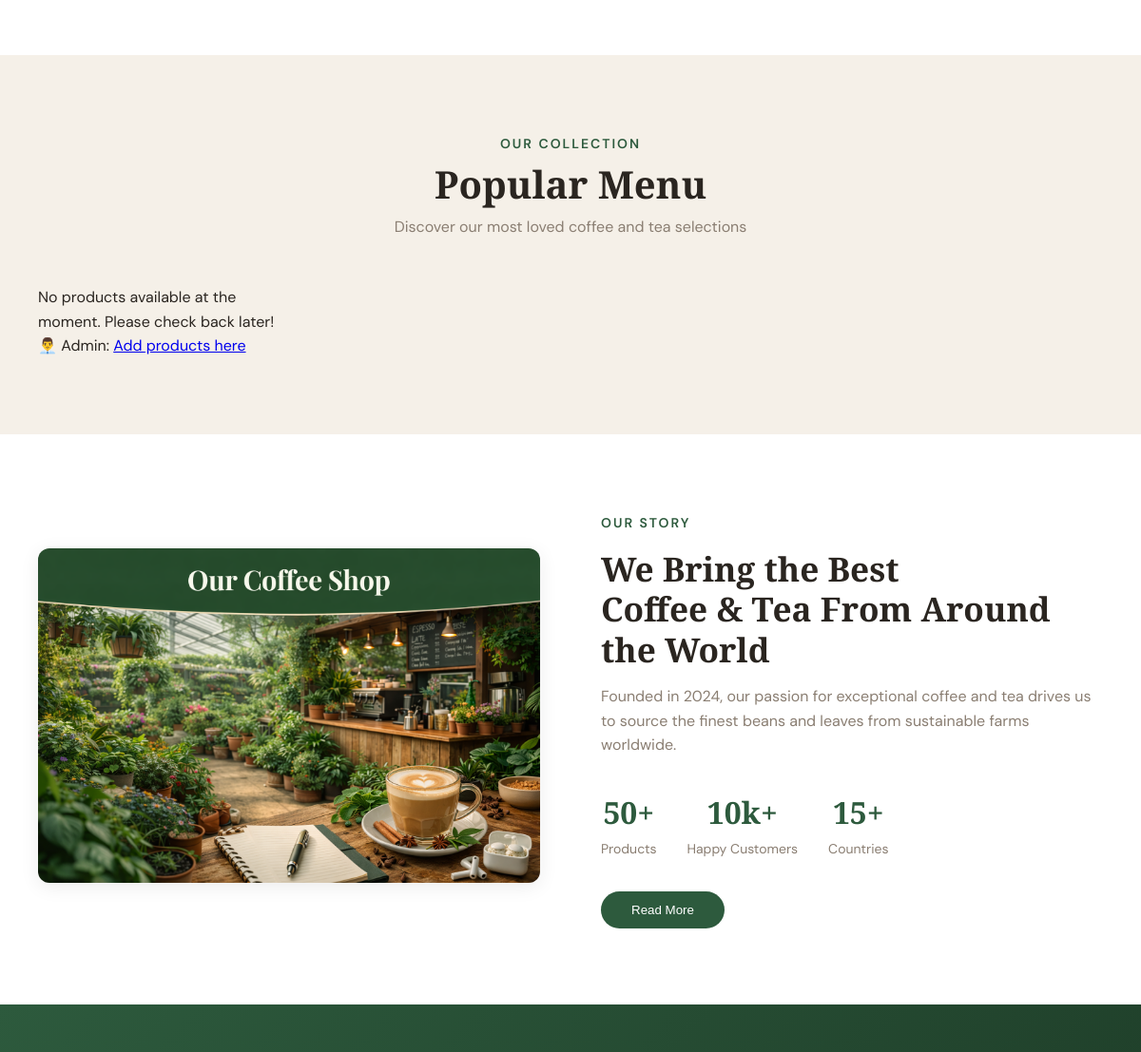
The app's page / (middle part), older data.
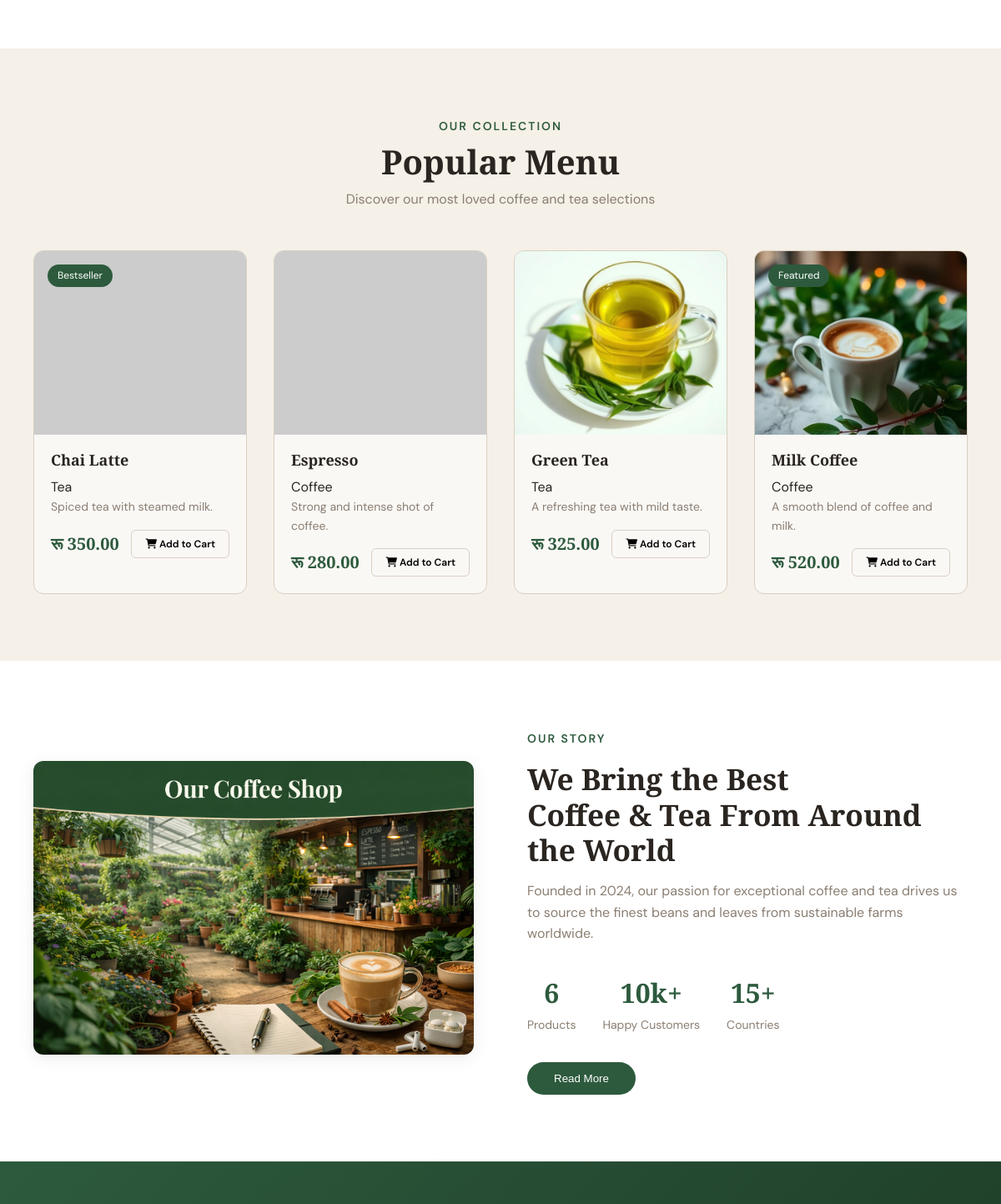
The same page, newer data.
### apps/products/models.py (models this page shows, shortened)
class Product(models.Model):
    category = models.ForeignKey(Category, on_delete=models.CASCADE, related_name='products', null=True, blank=True)
    name = models.CharField(max_length=200)
    slug = models.SlugField(unique=True, blank=True)
    description = models.TextField()
    price = models.DecimalField(max_digits=10, decimal_places=2)
    image = models.ImageField(upload_to='products/', blank=True, null=True)
    is_available = models.BooleanField(default=True)
    featured = models.BooleanField(default=False)
    created_at = models.DateTimeField(auto_now_add=True)
    updated_at = models.DateTimeField(auto_now=True)
    class Meta:
        ordering = ['-created_at']

class Category(models.Model):
    name = models.CharField(max_length=100)
    slug = models.SlugField(unique=True, blank=True)
    description = models.TextField(blank=True)
    image = models.ImageField(upload_to='categories/', blank=True, null=True)
    created_at = models.DateTimeField(auto_now_add=True)
    class Meta:
        verbose_name_plural = 'Categories'
        ordering = ['name']

### cafe_shop/urls.py (the view)
# urls.py: path('', home_page, name='home'),
def home_page(request):
    products = Product.objects.filter(is_available=True)[:4]
    total_products = Product.objects.filter(is_available=True).count()
    return render(request, 'index.html', {
        'products': products,
        'total_products': total_products
    })

### apps/cart/context_processors.py (called while the page is built)
def get_cart(request):
    if request.user.is_authenticated:
        cart, created = Cart.objects.get_or_create(user=request.user)
    else:
        if not request.session.session_key:
            request.session.create()
        cart, created = Cart.objects.get_or_create(session_key=request.session.session_key)
    return cart

def cart_count(request):
    try:
        cart = get_cart(request)
        return {'cart_total_items': cart.get_total_items()}
    except:
        return {'cart_total_items': 0}

### apps/cart/models.py (called while the page is built)
    def get_total_items(self):
        return sum(item.quantity for item in self.items.all())

### templates/index.html (shortened to what this page needs)
{% extends 'base.html' %}
{% load static %}
{% block content %}
<section class="features">
</section>
<section class="menu" id="menuSection">
  <div class="container">
    <div class="section-header">
      <span class="section-subtitle">Our Collection</span>
      <h2>Popular Menu</h2>
      <p>Discover our most loved coffee and tea selections</p>
    </div>
    <div class="menu-grid">
      {% for product in products %}
      <div class="product-card">
        <div class="product-image">
          {% if product.image %}
            <img src="{{ product.image.url }}" alt="{{ product.name }}">
          {% else %}
            <img src="{% static 'images/placeholder.jpg' %}" alt="{{ product.name }}" onerror="this.src='https://placehold.co/400x300/2d5a3d/white?text={{ product.name|urlencode }}'">
          {% endif %}
          {% if product.featured %}
            <span class="product-badge">Featured</span>
          {% elif forloop.counter == 1 %}
            <span class="product-badge">Bestseller</span>
          {% endif %}
        </div>
        <div class="product-card-body">
          <h3>{{ product.name }}</h3>
          {% if product.category %}
            <span class="category-label">{{ product.category.name }}</span>
          {% endif %}
          <p class="desc">{{ product.description|truncatewords:15 }}</p>
          <div class="product-footer">
            <span class="price">रू {{ product.price|floatformat:2 }}</span>
            <button class="add-to-cart"
                    data-product-id="{{ product.id }}"
                    data-product-name="{{ product.name }}">
              <i class="fas fa-shopping-cart"></i> Add to Cart
            </button>
          </div>
        </div>
      </div>
      {% empty %}
      <div class="no-products-message">
        <p>No products available at the moment. Please check back later!</p>
        <p>👨‍💼 Admin: <a href="/admin/products/product/add/">Add products here</a></p>
      </div>
      {% endfor %}
    </div>
  </div>
</section>
<section class="about-section" id="aboutSection">
  <div class="container">
    <div class="about-grid">
      <div class="about-image">
        <img src="{% static 'images/shop.png' %}" alt="About Us" onerror="this.src='https://placehold.co/500x400/2d5a3d/white?text=Our+Coffee+Shop'">
      </div>
      <div class="about-content">
        <span class="section-subtitle">Our Story</span>
        <h2>We Bring the Best<br>Coffee & Tea From Around the World</h2>
        <p>Founded in 2024, our passion for exceptional coffee and tea drives us to source the finest beans and leaves from sustainable farms worldwide.</p>
        <div class="about-stats">
          <div class="stat">
            <span class="stat-number">{{ total_products|default:"50+" }}</span>
            <span class="stat-label">Products</span>
          </div>
          <div class="stat">
            <span class="stat-number">10k+</span>
            <span class="stat-label">Happy Customers</span>
          </div>
          <div class="stat">
            <span class="stat-number">15+</span>
            <span class="stat-label">Countries</span>
          </div>
        </div>
        <button class="about-btn">Read More</button>
      </div>
    </div>
  </div>
</section>
<section class="newsletter">
</section>
{% endblock %}

### templates/base.html (shortened to what this page needs)
{% load static %}
<!DOCTYPE html>
<html lang="en">
<head>
  <link rel="stylesheet" href="{% static 'css/styles.css' %}" />
  <link rel="stylesheet" href="https://cdnjs.cloudflare.com/ajax/libs/font-awesome/6.0.0-beta3/css/all.min.css">
</head>
<body>
  <main>
    {% block content %}
    {% endblock %}
  </main>
</body>
</html>

### static/css/styles.css (style rules this page uses)
:root { --bg: #f5f0e8; --fg: #2a2520; --primary: #2d5a3d; --primary-dark: #1e3d28; --primary-light: #4a7a5a; --primary-fg: #f5f0e8; --card-bg: #faf8f5; --muted: #8a7e72; --border: #d9cfc2; --accent: #c4a27a; --shadow: 0 4px 20px rgba(0,0,0,0.08); --shadow-hover: 0 8px 30px rgba(0,0,0,0.12); }
* { margin: 0; padding: 0; box-sizing: border-box; }
body { font-family: 'DM Sans', sans-serif; background: var(--bg); color: var(--fg); line-height: 1.6; }
h1, h2, h3, h4 { font-family: 'Playfair Display', serif; font-weight: 700; line-height: 1.2; }
.container { max-width: 1200px; margin: 0 auto; padding: 0 20px; }
.about-grid { display: grid; grid-template-columns: 1fr 1fr; gap: 4rem; align-items: start; max-width: 1200px; margin: 0 auto; }
.features { padding: 60px 20px; background: white; }
.menu { padding: 80px 20px; background: var(--bg); }
.section-header { text-align: center; margin-bottom: 3rem; }
.section-subtitle { display: inline-block; color: var(--primary); font-size: 0.875rem; font-weight: 600; text-transform: uppercase; letter-spacing: 2px; margin-bottom: 0.5rem; }
.section-header h2 { font-size: 2.5rem; margin-bottom: 0.5rem; }
.section-header p { color: var(--muted); }
.menu-grid { display: grid; grid-template-columns: repeat(4, 1fr); gap: 2rem; }
.product-card { background: var(--card-bg); border: 1px solid var(--border); border-radius: 12px; overflow: hidden; transition: all 0.3s; }
.product-image { position: relative; height: 220px; overflow: hidden; }
.product-image img { width: 100%; height: 100%; object-fit: cover; transition: transform 0.3s; }
.product-badge { position: absolute; top: 1rem; left: 1rem; padding: 0.25rem 0.75rem; background: var(--primary); color: white; font-size: 0.75rem; border-radius: 20px; }
.product-card-body { padding: 1.25rem; }
.product-card-body h3 { font-size: 1.125rem; margin-bottom: 0.5rem; }
.product-card-body .desc { font-size: 0.875rem; color: var(--muted); margin-bottom: 1rem; }
.product-footer { display: flex; justify-content: space-between; align-items: center; }
.price { font-family: 'Playfair Display', serif; font-size: 1.25rem; font-weight: 700; color: var(--primary); }
.add-to-cart { padding: 0.5rem 1rem; background: transparent; border: 1px solid var(--border); border-radius: 6px; font-family: 'DM Sans', sans-serif; font-size: 0.75rem; font-weight: 600; cursor: pointer; transition: all 0.2s; }
.about-section { padding: 80px 20px; background: white; }
.about-grid { display: grid; grid-template-columns: 1fr 1fr; gap: 4rem; align-items: center; }
.about-image img { width: 100%; border-radius: 12px; box-shadow: var(--shadow); }
.about-content .section-subtitle { margin-bottom: 1rem; }
.about-content h2 { font-size: 2.2rem; margin-bottom: 1rem; }
.about-content p { color: var(--muted); margin-bottom: 2rem; }
.about-stats { display: flex; gap: 2rem; margin-bottom: 2rem; }
.stat { text-align: center; }
.stat-number { display: block; font-family: 'Playfair Display', serif; font-size: 2rem; font-weight: 700; color: var(--primary); }
.stat-label { font-size: 0.875rem; color: var(--muted); }
.about-btn { padding: 0.75rem 2rem; background: var(--primary); color: white; border: none; border-radius: 30px; cursor: pointer; transition: background 0.3s; }
.newsletter { padding: 60px 20px; background: linear-gradient(135deg, var(--primary) 0%, var(--primary-dark) 100%); color: white; }

Row changes from the older to the newer data that the page shows:
added Product: featured "Bestseller", name "Chai Latte", category.name "Tea", description "Spiced tea with steamed milk.", price "350.00"
added Product: name "Espresso", category.name "Coffee", description "Strong and intense shot of coffee.", price "280.00"
added Product: image (picture), name "Green Tea", category.name "Tea", description "A refreshing tea with mild taste.", price "325.00"
added Product: image (picture), featured "Featured", name "Milk Coffee", category.name "Coffee", description "A smooth blend of coffee and milk.", price "520.00"
Text that changed along with them:
{{ total_products|default:"50+" }}: "50+" → "6"
text no longer shown: "No products available at the moment. Please check back later! 👨‍💼 Admin: Add products here"
